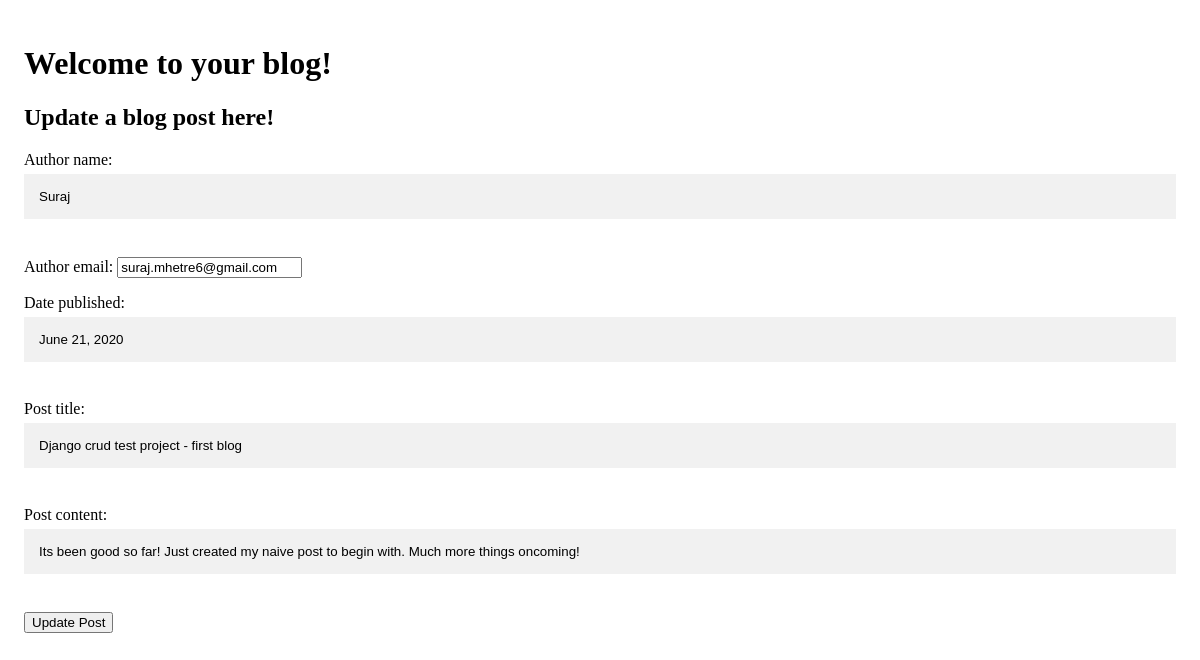
The app's page /blogs/post_update/5 with its own data.
### BLOG_POSTS/models.py (models this page shows, shortened)
class BlogPost(models.Model):
    author_name = models.CharField(max_length=50)
    author_email = models.EmailField(max_length=50, unique=True)
    date_published = models.DateField()
    post_title = models.CharField(max_length=100)
    post_content = models.CharField(max_length=10000)

### BLOG_POSTS/views.py (the view)
# urls.py: path('post_update/<int:id>', views.post_update,  name="POST_UPDATE"),
def post_update(request, id):
    blog_post_to_update = BlogPost.objects.get(id=id)
    form = BlogPostForm(request.POST or None, instance=blog_post_to_update)
    if form.is_valid():
        print("Inside")
        form.save()
        return redirect("POST_LIST")
    return render(request, 'BLOG_POSTS/POST_UPDATE.html', {'blog_post_to_update':blog_post_to_update})

### BLOG_POSTS/Templates/BLOG_POSTS/POST_UPDATE.html (shortened to what this page needs)
{% load static %}
<html>
    <head>
        <link href="{% static 'POST_FORM.css' %}" rel="stylesheet" type="text/css"/>
    </head>
    <body>
      <div class="container">
        <div class="jumbotron">
            <form method="POST" action="{% url 'POST_UPDATE' blog_post_to_update.id %}">
                <h1>Welcome to your blog!</h1>
                <h2>Update a blog post here!</h2>
                <p><label for="id_author_name">Author name:</label> <input type="text" name="author_name" maxlength="50" required="" id="id_author_name" value="{{ blog_post_to_update.author_name }}"></p>
                <p><label for="id_author_email">Author email:</label> <input type="email" name="author_email" maxlength="50" required="" id="id_author_email" value="{{ blog_post_to_update.author_email }}"></p>
                <p><label for="id_date_published">Date published:</label> <input type="text" name="date_published" required="" id="id_date_published" value="{{ blog_post_to_update.date_published }}"></p>
                <p><label for="id_post_title">Post title:</label> <input type="text" name="post_title" maxlength="100" required="" id="id_post_title" value="{{ blog_post_to_update.post_title }}"></p>
                <p><label for="id_post_content">Post content:</label> <input type="text" name="post_content" maxlength="10000" required="" id="id_post_content" value="{{ blog_post_to_update.post_content }}"></p>
                <input type="submit" class="btn btn-primary" value="Update Post" />
            </form>
        </div>
    </div>
    </body>
</html>

### static/POST_FORM.css (style rules this page uses)
* { box-sizing: border-box }
input[type=text], input[type=password] { width: 100%; padding: 15px; margin: 5px 0 22px 0; display: inline-block; border: none; background: #f1f1f1; }
.container { padding: 16px; }

### records on screen
BlogPost: author_name "Suraj", author_email "suraj.mhetre6@gmail.com", date_published "June 21, 2020", post_title "Django crud test project - first blog", post_content "Its been good so far! Just created my naive post to begin with. Much more things oncoming!"
